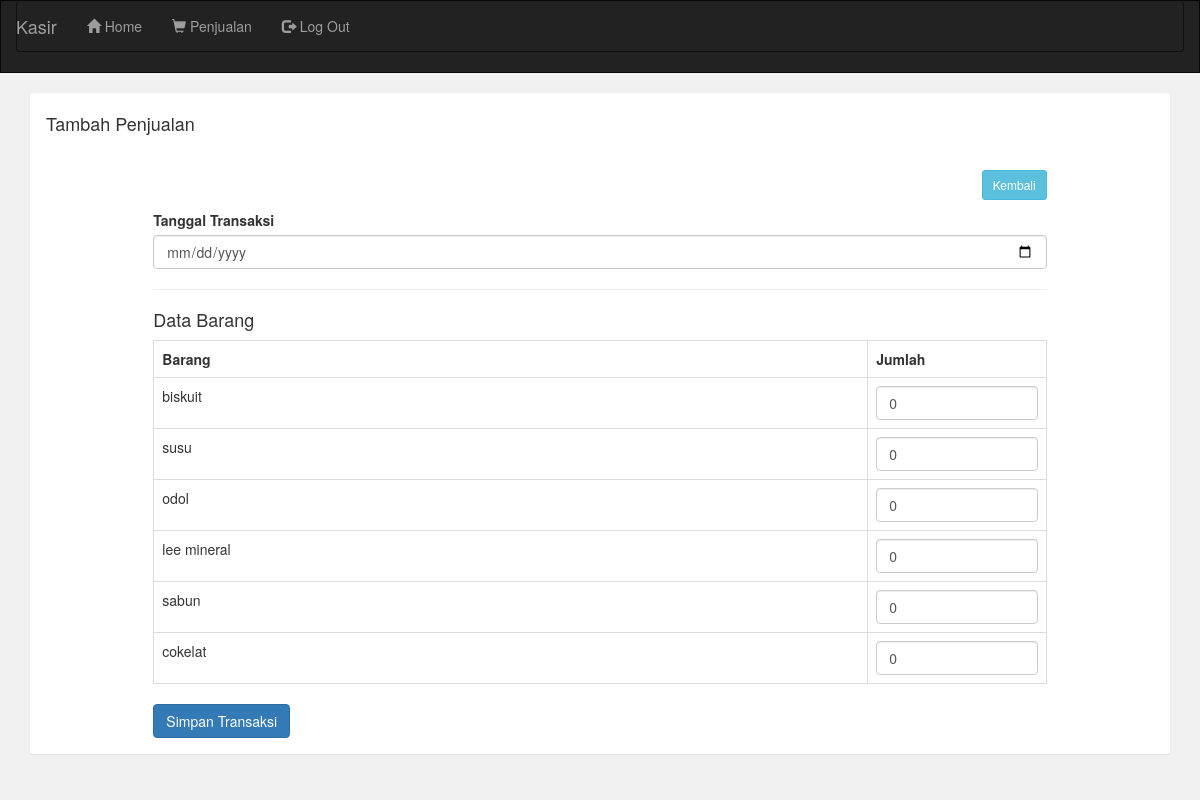
Page /kasir/penjualan_tambah.php (signed in) on the committed database.
### tables this page shows
CREATE TABLE `barang` (
  `id_barang` int(11) NOT NULL,
  `nama_barang` varchar(225) NOT NULL,
  `harga_beli` int(11) NOT NULL,
  `harga_jual` int(11) NOT NULL,
  `stok` int(11) NOT NULL
);

### kasir/penjualan_tambah.php (the view, shortened to what this page needs)
<?php
include 'header.php';
include '../koneksi.php';
?>
<div class="container">
    <div class="panel">
        <div class="panel-heading">
            <h4>Tambah Penjualan</h4>
        </div>
        <div class="panel-body">
            <div class="col-md-10 col-md-offset-1">
                <a href="penjualan.php" class="btn btn-sm btn-info pull-right">Kembali</a>
                <br><br>
                <form method="POST" action="penjualan_aksi.php">
                    <div class="form-group">
                        <label>Tanggal Transaksi</label>
                        <input type="date" name="tgl_jual" class="form-control" required>
                    </div>
                    <hr>
                    <h4>Data Barang</h4>
                    <table class="table table-bordered">
                        <tr>
                            <th>Barang</th>
                            <th width="20%">Jumlah</th>
                        </tr>
                        <?php
                        $barang = mysqli_query($koneksi, "SELECT * FROM barang");
                        while($b = mysqli_fetch_array($barang)){
                        ?>
                        <tr>
                            <td>
                                <?php echo $b['nama_barang']; ?>
                            </td>
                            <td>
                                <input type="number" name="jumlah[]" class="form-control" min="0" value="0">
                            </td>
                        </tr>
                        <?php
                        }
                        ?>
                    </table>
                    <input type="submit" class="btn btn-primary" value="Simpan Transaksi">
                </form>
            </div>
        </div>
    </div>
</div>

### rows in the picture
barang: nama_barang "biskuit"
barang: nama_barang "susu"
barang: nama_barang "odol"
barang: nama_barang "lee mineral"
barang: nama_barang "sabun"
barang: nama_barang "cokelat"
